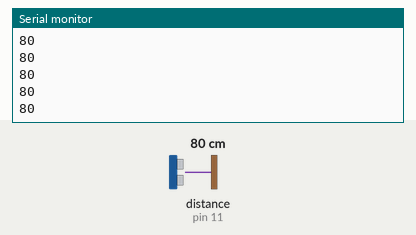
A sketch run on a simulated Arduino Uno, built with avr-gcc and run on an emulated ATmega328P. Parts: the last lines printed to the serial monitor. Wiring (inferred from the names in the program): ultrasonic range finder: trigger pin 10; echo pin 11. Inputs (shaded band) come from the test bench; at power-on: distance to the obstacle (sensor on pin 11) 80 cm. The echo pulse lasts 58.3 µs per cm.

Above: at 1.2 s.
1.3 s: distance to the obstacle (sensor on pin 11) set to 2 cm
At 1.39 s:
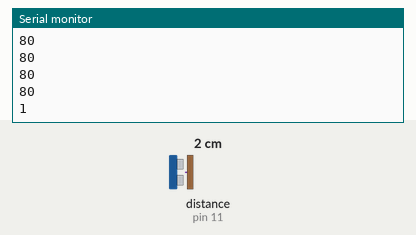
2.8 s: distance to the obstacle (sensor on pin 11) set to 4 cm
At 2.82 s:
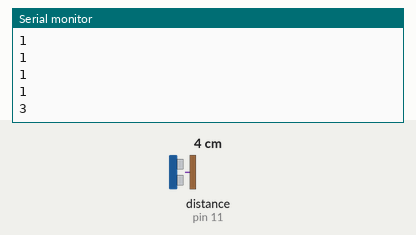
Timing chart, 0 to 5.8 s (numbered marks = the images above; inputs shaded):
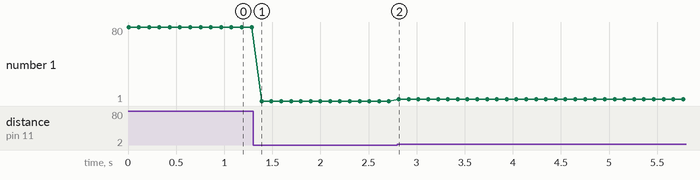

The sketch:

WaterPreeTx.ino
```cpp
#include <SoftwareSerial.h>

#define echoPin 11
#define trigPin 10

SoftwareSerial mySerial(2, 3);

int dist = 0;

void setup()
{
	Serial.begin(9600);
    mySerial.begin(38400);

	pinMode(echoPin, INPUT);
	pinMode(trigPin,OUTPUT);
}

void loop()
{
    //mySerial.print(num);
   // mySerial.print('s');
    // mySerial.write(getDist());
    // while(!(mySerial.available()));
    //   while(mySerial.available())
    //   {
    //     mySerial.read();
    //   }

    //delay(100);

    digitalWrite(trigPin, LOW);
    delayMicroseconds(100);
    digitalWrite(trigPin, HIGH);
    delayMicroseconds(100);
    digitalWrite(trigPin, LOW);

    long duration = pulseIn(echoPin, HIGH, 10000);

    dist = duration/29;   //convert to cm
    dist = dist/2;


    // mySerial.write(dist);
    // mySerial.write('\n');
    mySerial.println(String(dist));
    Serial.println(String(dist));
    delay(100);
}

int getDist()
{
  digitalWrite(trigPin, LOW);
  delayMicroseconds(100);
  digitalWrite(trigPin, HIGH);
  delayMicroseconds(100);
  digitalWrite(trigPin, LOW);

  long duration = pulseIn(echoPin, HIGH, 10000);

  int dist = duration/29;   //convert to cm
  dist = dist/2;

  Serial.println(dist);


  return dist;
}
```

Measured:
- after the input at 1.3 s, the serial monitor: prints a new line after 0.09 s (image 1)
- after the input at 2.8 s, the serial monitor: prints a new line at once (image 2)
- plotted number 1: 80 → 1 after the input at 1.3 s, 1 → 3 after the input at 2.8 s
